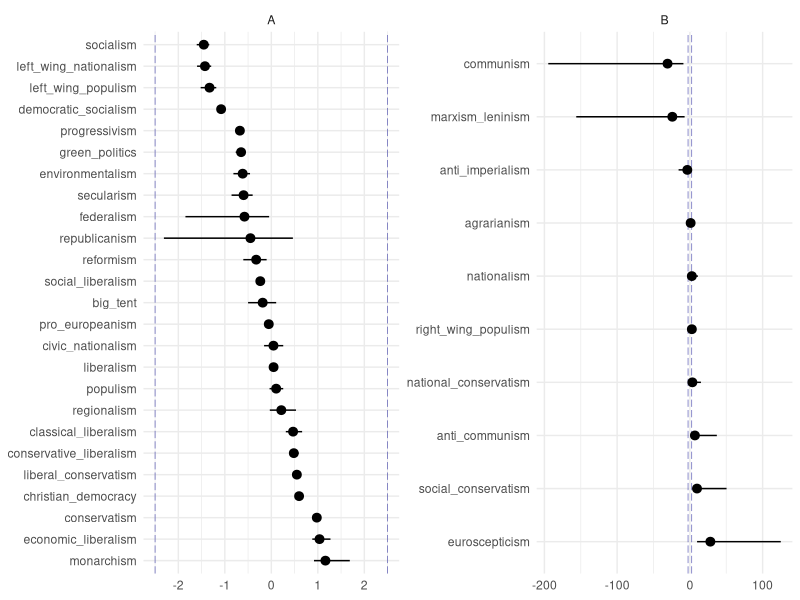
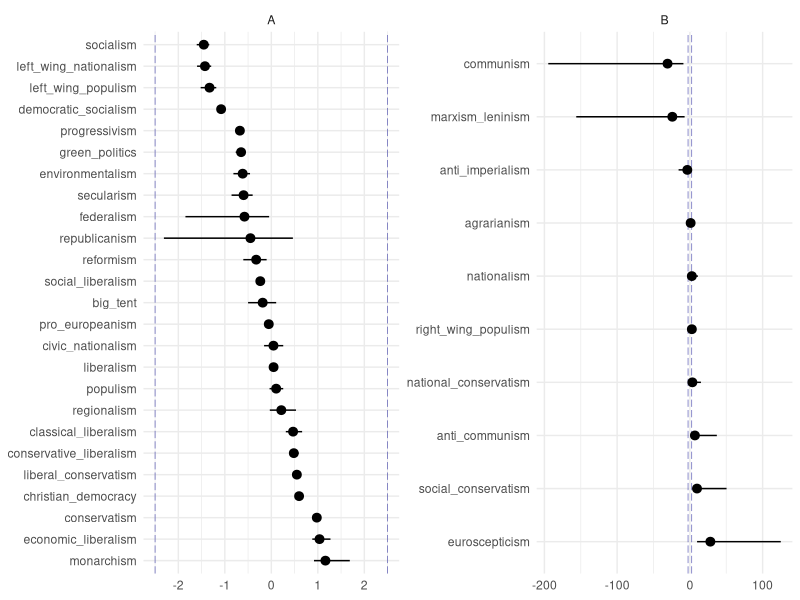

R code for these plots, in order:
## Visualize left-right positions of tags


library(tidyverse)
library(glue)
library(ggrepel)


tags_m2_raw <- read_csv("03-estimation/estimation-results/positions-tags-m2.csv")

tags <- 
  tags_m2_raw %>% 
  mutate(
    ideology = str_replace_all(ideology, fixed("."), " "),
    ideology = fct_reorder(ideology, o, .desc = TRUE)
    )

## Tags plot ----

# group tags -- one estimate of group outside interval
pl_limit <- 2.5

pl_tags <- 
  tags %>% 
  group_by(ideology) %>% 
  mutate(group = if_else(min(lo) < -1 * pl_limit | max(up) > pl_limit, "B", "A"))

pl <- 
  ggplot(pl_tags, aes(ideology, o)) +
  geom_hline(
    yintercept = c(-pl_limit, pl_limit),
    linetype = "longdash", color = "darkblue", alpha = 0.6, size = 0.25
    ) +
  geom_pointrange(
    aes(ymin = lo, ymax = up),
    # fatten = 2, alpha = 0.8,
    position = position_dodge2(width = 0.6, reverse = TRUE)
  ) +
  facet_wrap(~ group, scales = "free") +
  coord_flip() +
  labs(x = NULL, y = NULL) +
  theme_minimal()

print(pl)
ggsave(
  glue("06-figures-tables/fig-tags-scaled.pdf"), pl,
  width = 200, height = 150, units = "mm"
  )

